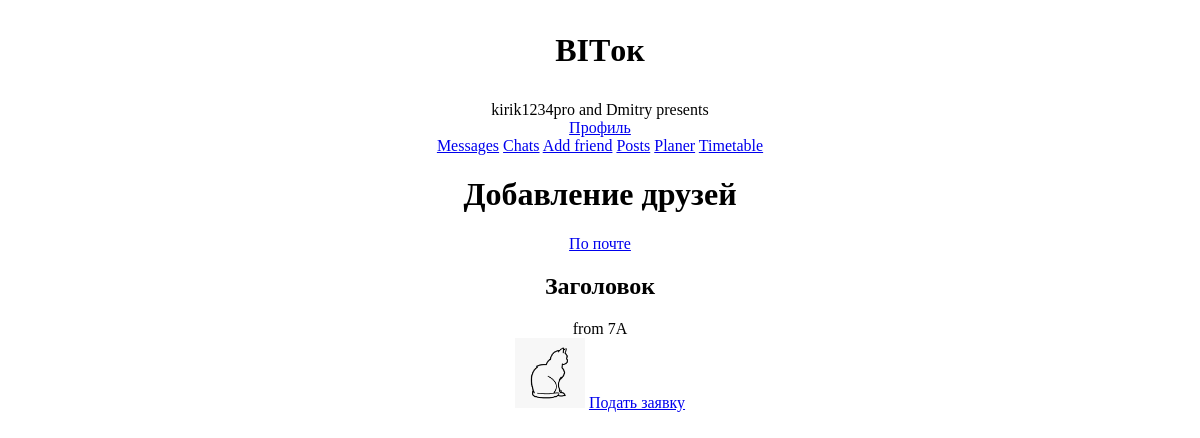
The app's page /add_friend (signed in), older data.
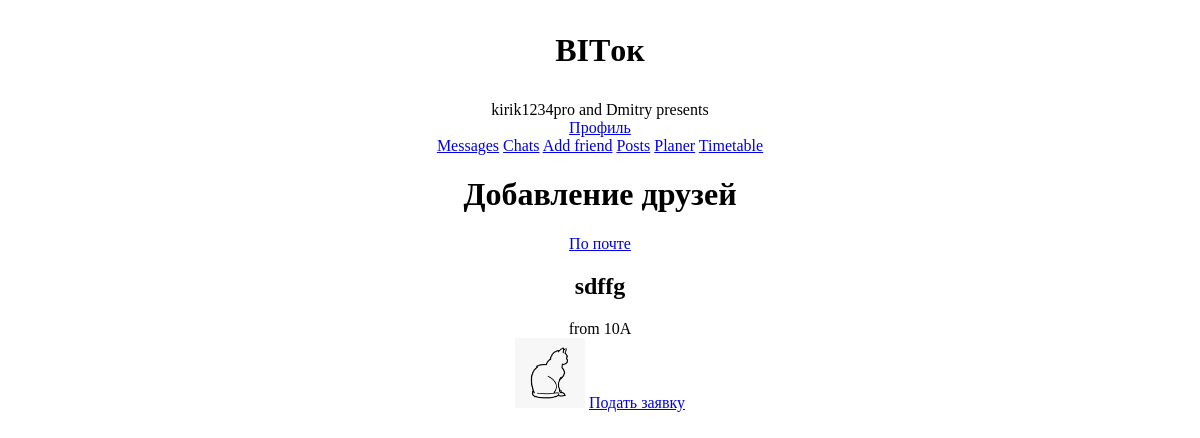
The same page, newer data.
### data/user.py (models this page shows, shortened)
class User(SqlAlchemyBase, UserMixin):
    __tablename__ = 'user'
    id = sqlalchemy.Column(sqlalchemy.Integer,
                           primary_key=True, autoincrement=True)
    name = sqlalchemy.Column(sqlalchemy.String, nullable=True)
    email = sqlalchemy.Column(sqlalchemy.String,
                              index=True, unique=True, nullable=True)
    hashed_password = sqlalchemy.Column(sqlalchemy.String, nullable=True)
    publications = sqlalchemy.Column(sqlalchemy.String, nullable=True)
    friends = sqlalchemy.Column(sqlalchemy.String, nullable=True)
    potential_friends = sqlalchemy.Column(sqlalchemy.String, nullable=True)
    photo = sqlalchemy.Column(sqlalchemy.String)
    messages = sqlalchemy.Column(sqlalchemy.String)
    messages_bad = sqlalchemy.Column(sqlalchemy.String)
    form = sqlalchemy.Column(sqlalchemy.String)
    role = sqlalchemy.Column(sqlalchemy.Integer)
    chats = sqlalchemy.Column(sqlalchemy.String)
    idstr = sqlalchemy.Column(sqlalchemy.String)
    current_form = sqlalchemy.Column(sqlalchemy.String)

### main.py (the view)
@app.route('/add_friend')
def add_friend():
    if current_user.friends != '0':
        data = db_sess.query(User).filter(
            and_(User.id.notin_(list(map(int, current_user.friends.split(',')))), User.id != current_user.id),
            User.potential_friends.notlike(f'%{current_user.id}%'),
            User.id.notin_(list(map(int, current_user.potential_friends.split(','))))).all()
    else:
        data = db_sess.query(User).filter(
            and_(User.id != current_user.id),
            User.potential_friends.notlike(f'%{current_user.id}%'),
            User.id.notin_(list(map(int, current_user.potential_friends.split(','))))).all()
    return render_template('add_friend.html', title='Добавление друга', data=data)

### data/db_session.py (called while the page is built)
def create_session() -> Session:
    global __factory
    return __factory()

### main.py (called while the page is built)
@login_manager.user_loader
def load_teacher(user_id):
    db_sess = db_session.create_session()
    return db_sess.query(User).get(user_id)

### templates/add_friend.html
{% extends "base.html" %}
{% block content %}
<center><h1>Добавление друзей</h1></center>
<center><a href="add_friend2" class="btn btn-primary">По почте</a></center>
{% for item in data%}
<center>
<div class="col-md6 border rounded">
    <h2>{{item.name}}</h2>
    <div>from {{item.form}}</div>
    <img src="/static/profile_photos/{{item.photo}}" width="70" height="70">
    <a href="reflection/{{item.id}}" class="btn btn-success">Подать заявку</a>
</div>
</center>
{% endfor %}
{% endblock %}

Row changes from the older to the newer data that the page shows:
no longer on this page (row edited): User: name "Заголовок", form "7А", photo (picture)
added User: name "sdffg", form "10А", photo (picture)
